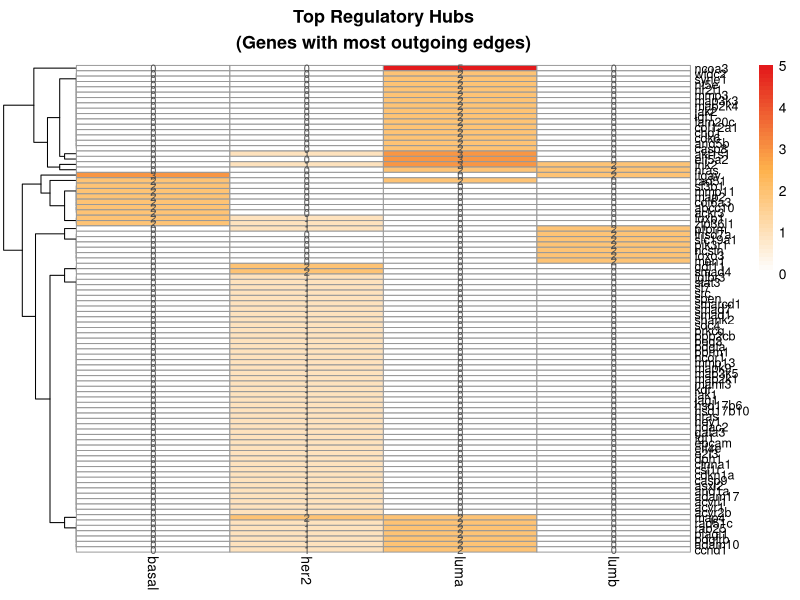
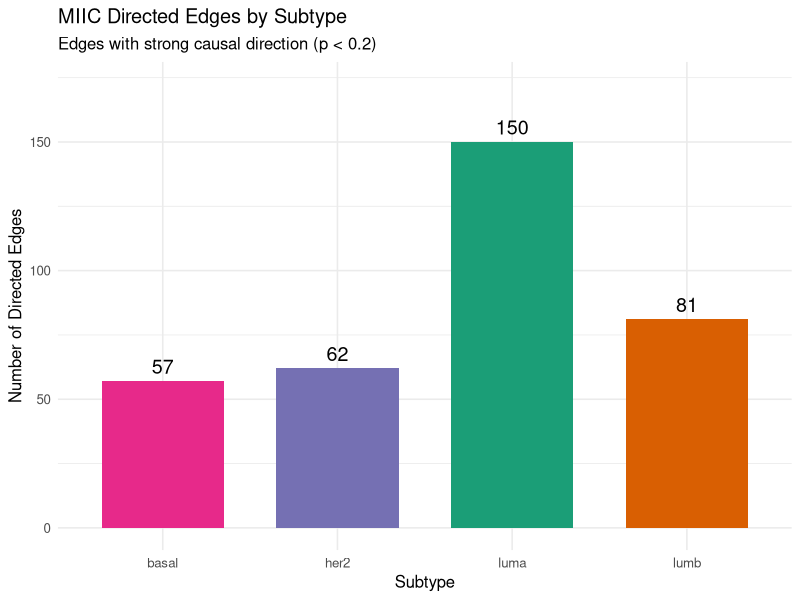
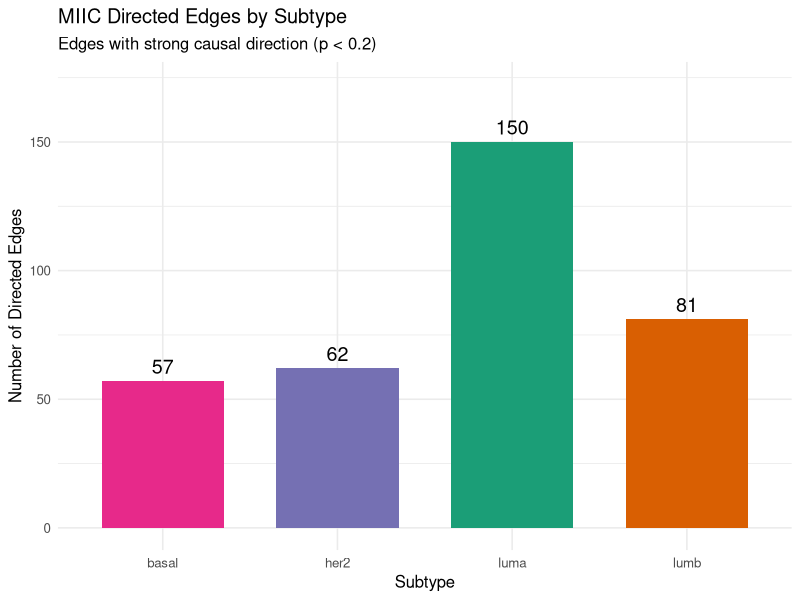
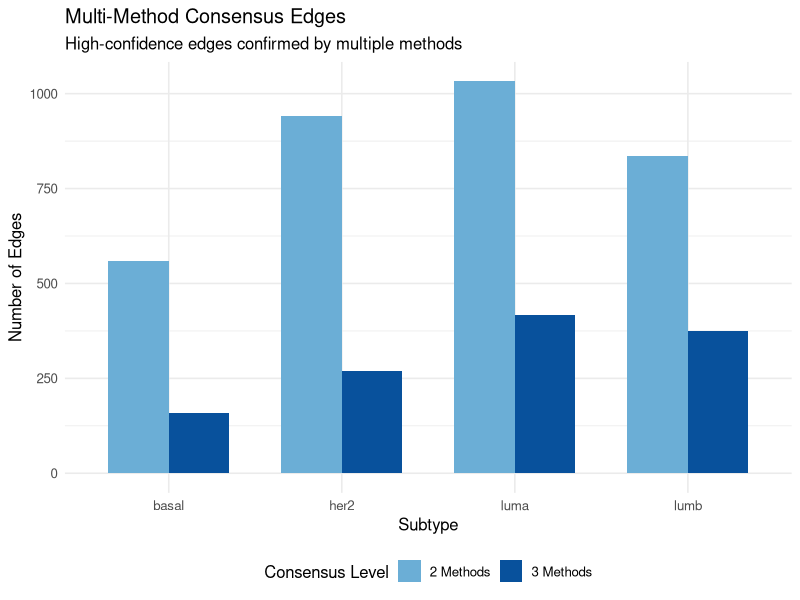
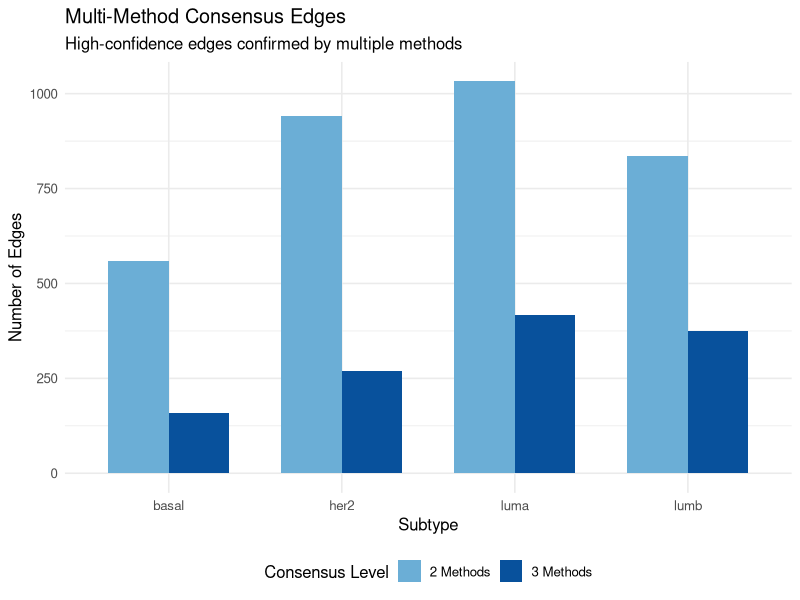
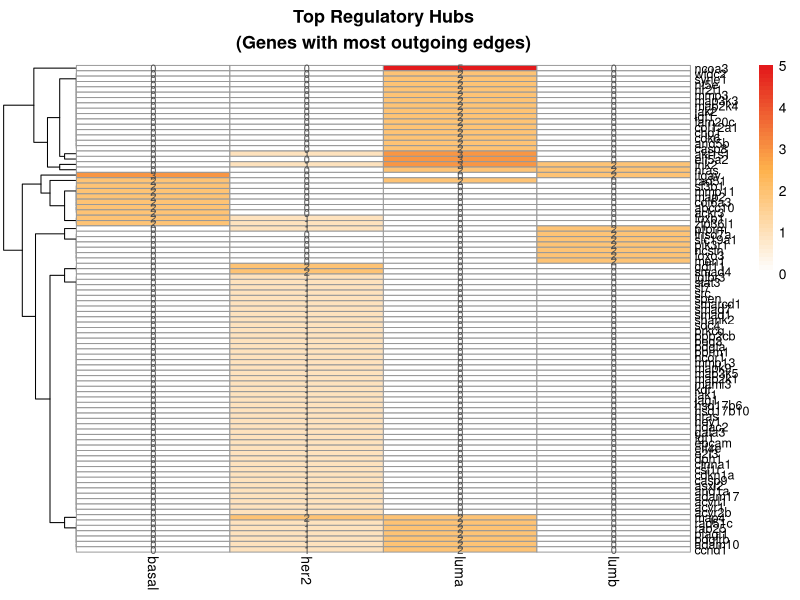
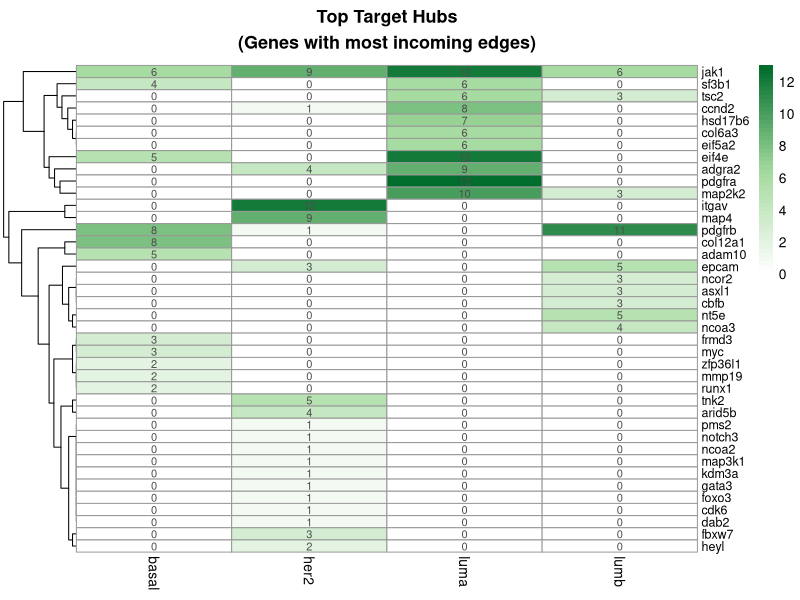
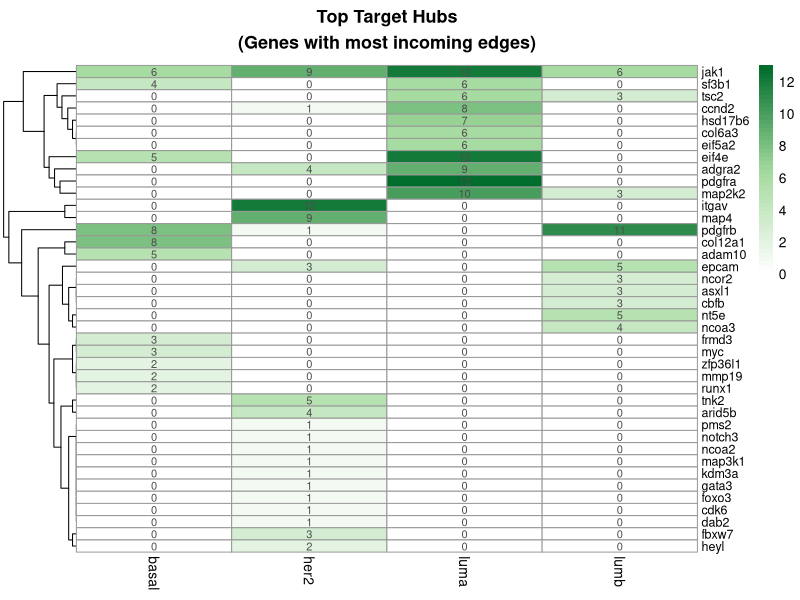

These charts were generated, in order, by the following R code: (Note: this script raises an error after producing the figures.)

# 06_visualize_causal.R
# Visualizations for causal edge analysis


library(tidyverse)
library(igraph)
library(ggplot2)
library(pheatmap)

cat("=== Causal Analysis Visualizations ===\n\n")

theme_set(theme_minimal(base_size = 12))

# Color palettes
subtype_colors <- c("basal" = "#E7298A", "her2" = "#7570B3", 
                    "luma" = "#1B9E77", "lumb" = "#D95F02")

# 1. Load Results

directed_edges <- read_csv("results/miic_directed_edges.csv", show_col_types = FALSE)
consensus_edges <- read_csv("results/consensus_3method_edges.csv", show_col_types = FALSE)
driver_edges <- read_csv("results/driver_gene_edges.csv", show_col_types = FALSE)
consensus_summary <- read_csv("results/consensus_summary.csv", show_col_types = FALSE)
regulators <- read_csv("results/miic_regulators.csv", show_col_types = FALSE)
targets <- read_csv("results/miic_targets.csv", show_col_types = FALSE)

cat("Loaded all causal analysis results\n")

# 2. Directed Edges per Subtype (Bar Plot)

cat("Creating directed edges bar plot...\n")

directed_summary <- directed_edges %>%
  group_by(subtype) %>%
  summarise(n_directed = n(), .groups = "drop")

p1 <- ggplot(directed_summary, aes(x = subtype, y = n_directed, fill = subtype)) +
  geom_bar(stat = "identity", width = 0.7) +
  geom_text(aes(label = n_directed), vjust = -0.5, size = 5) +
  scale_fill_manual(values = subtype_colors) +
  labs(
    title = "MIIC Directed Edges by Subtype",
    subtitle = "Edges with strong causal direction (p < 0.2)",
    x = "Subtype",
    y = "Number of Directed Edges"
  ) +
  theme(legend.position = "none") +
  ylim(0, max(directed_summary$n_directed) * 1.15)

ggsave("figures/causal_01_directed_edges.pdf", p1, width = 8, height = 6)
ggsave("figures/causal_01_directed_edges.png", p1, width = 8, height = 6, dpi = 150)

# 3. Three-Method Consensus (Stacked Bar)

cat("Creating consensus bar plot...\n")

consensus_long <- consensus_summary %>%
  select(subtype, two_methods, three_methods) %>%
  pivot_longer(-subtype, names_to = "consensus_level", values_to = "n_edges") %>%
  mutate(consensus_level = factor(consensus_level, 
                                   levels = c("two_methods", "three_methods"),
                                   labels = c("2 Methods", "3 Methods")))

p2 <- ggplot(consensus_long, aes(x = subtype, y = n_edges, fill = consensus_level)) +
  geom_bar(stat = "identity", position = "dodge", width = 0.7) +
  scale_fill_manual(values = c("2 Methods" = "#6BAED6", "3 Methods" = "#08519C")) +
  labs(
    title = "Multi-Method Consensus Edges",
    subtitle = "High-confidence edges confirmed by multiple methods",
    x = "Subtype",
    y = "Number of Edges",
    fill = "Consensus Level"
  ) +
  theme(legend.position = "bottom")

ggsave("figures/causal_02_consensus_edges.pdf", p2, width = 8, height = 6)
ggsave("figures/causal_02_consensus_edges.png", p2, width = 8, height = 6, dpi = 150)

# 4. Top Regulatory Hubs Heatmap

cat("Creating regulatory hubs heatmap...\n")

# Get top 10 regulators per subtype
top_regs <- regulators %>%
  group_by(subtype) %>%
  slice_max(n_targets, n = 10) %>%
  ungroup()

# Pivot for heatmap
reg_wide <- top_regs %>%
  pivot_wider(names_from = subtype, values_from = n_targets, values_fill = 0) %>%
  column_to_rownames("source")

# Only plot if we have data
if (nrow(reg_wide) > 0 && ncol(reg_wide) > 0) {
  pdf("figures/causal_03_regulator_hubs.pdf", width = 8, height = 10)
  pheatmap(
    as.matrix(reg_wide),
    main = "Top Regulatory Hubs\n(Genes with most outgoing edges)",
    color = colorRampPalette(c("white", "#FEB24C", "#E31A1C"))(50),
    cluster_cols = FALSE,
    fontsize_row = 9,
    display_numbers = TRUE,
    number_format = "%d"
  )
  dev.off()
  
  png("figures/causal_03_regulator_hubs.png", width = 800, height = 1000)
  pheatmap(
    as.matrix(reg_wide),
    main = "Top Regulatory Hubs\n(Genes with most outgoing edges)",
    color = colorRampPalette(c("white", "#FEB24C", "#E31A1C"))(50),
    cluster_cols = FALSE,
    fontsize_row = 9,
    display_numbers = TRUE,
    number_format = "%d"
  )
  dev.off()
}

# 5. Top Target Hubs Heatmap

cat("Creating target hubs heatmap...\n")

# Get top 10 targets per subtype
top_targs <- targets %>%
  group_by(subtype) %>%
  slice_max(n_regulators, n = 10) %>%
  ungroup()

# Pivot for heatmap
targ_wide <- top_targs %>%
  pivot_wider(names_from = subtype, values_from = n_regulators, values_fill = 0) %>%
  column_to_rownames("target")

if (nrow(targ_wide) > 0 && ncol(targ_wide) > 0) {
  pdf("figures/causal_04_target_hubs.pdf", width = 8, height = 10)
  pheatmap(
    as.matrix(targ_wide),
    main = "Top Target Hubs\n(Genes with most incoming edges)",
    color = colorRampPalette(c("white", "#A1D99B", "#006D2C"))(50),
    cluster_cols = FALSE,
    fontsize_row = 9,
    display_numbers = TRUE,
    number_format = "%d"
  )
  dev.off()
  
  png("figures/causal_04_target_hubs.png", width = 800, height = 1000)
  pheatmap(
    as.matrix(targ_wide),
    main = "Top Target Hubs\n(Genes with most incoming edges)",
    color = colorRampPalette(c("white", "#A1D99B", "#006D2C"))(50),
    cluster_cols = FALSE,
    fontsize_row = 9,
    display_numbers = TRUE,
    number_format = "%d"
  )
  dev.off()
}

# 6. Driver Gene Network (per subtype)

cat("Creating driver gene networks...\n")

# Known drivers
known_drivers <- tolower(c(
  "ESR1", "GATA3", "FOXA1", "MYC", "E2F1", "E2F3", "E2F4", "RUNX1",
  "TP53", "PIK3CA", "ERBB2", "AKT1", "PTEN", "RB1", "CDK4", "CDK6", 
  "MAPK1", "MAPK3", "JAK1", "JAK2", "SRC", "CCND1", "CCNE1", "CCNB1", 
  "CDK2", "CDKN1A", "CDKN1B", "BCL2L1", "CASP8", "CASP9", "MMP1", "MMP11"
))

# Filter directed edges involving drivers
driver_directed <- directed_edges %>%
  filter(tolower(source) %in% known_drivers | tolower(target) %in% known_drivers)

if (nrow(driver_directed) > 0) {
  pdf("figures/causal_05_driver_networks.pdf", width = 12, height = 12)
  par(mfrow = c(2, 2))
  
  for (st in c("basal", "her2", "luma", "lumb")) {
    st_edges <- driver_directed %>% filter(subtype == st)
    
    if (nrow(st_edges) > 0) {
      g <- graph_from_data_frame(
        st_edges %>% select(source, target),
        directed = TRUE
      )
      
      # Color driver genes
      V(g)$color <- ifelse(tolower(V(g)$name) %in% known_drivers, 
                           subtype_colors[st], "lightgray")
      V(g)$label.cex <- 0.7
      
      plot(g, 
           main = paste(toupper(st), "- Driver Gene Causal Network"),
           vertex.size = 15,
           edge.arrow.size = 0.5,
           layout = layout_with_fr(g))
    }
  }
  dev.off()
}

# 7. Subtype-Specific Causal Edges Summary

cat("Creating subtype-specific summary...\n")

subtype_specific <- read_csv("results/subtype_specific_directed.csv", show_col_types = FALSE)

specific_counts <- subtype_specific %>%
  group_by(subtype) %>%
  summarise(n_specific = n(), .groups = "drop")

p3 <- ggplot(specific_counts, aes(x = subtype, y = n_specific, fill = subtype)) +
  geom_bar(stat = "identity", width = 0.7) +
  geom_text(aes(label = n_specific), vjust = -0.5, size = 5) +
  scale_fill_manual(values = subtype_colors) +
  labs(
    title = "Subtype-Specific Causal Edges",
    subtitle = "Directed edges unique to each subtype",
    x = "Subtype",
    y = "Number of Unique Directed Edges"
  ) +
  theme(legend.position = "none") +
  ylim(0, max(specific_counts$n_specific) * 1.15)

ggsave("figures/causal_06_subtype_specific.pdf", p3, width = 8, height = 6)
ggsave("figures/causal_06_subtype_specific.png", p3, width = 8, height = 6, dpi = 150)

# 8. Top Causal Edges Table (for report)

cat("Creating top causal edges summary table...\n")

# Top 5 strongest directed edges per subtype
top_causal <- directed_edges %>%
  group_by(subtype) %>%
  slice_max(direction_strength, n = 5) %>%
  ungroup() %>%
  select(subtype, source, target, direction_strength) %>%
  mutate(edge = paste(source, "→", target))

p4 <- ggplot(top_causal, aes(x = reorder(edge, direction_strength), 
                              y = direction_strength, fill = subtype)) +
  geom_bar(stat = "identity") +
  coord_flip() +
  facet_wrap(~subtype, scales = "free_y", ncol = 2) +
  scale_fill_manual(values = subtype_colors) +
  labs(
    title = "Top 5 Strongest Causal Edges per Subtype",
    subtitle = "Ranked by direction strength (|p_x2y - p_y2x|)",
    x = "",
    y = "Direction Strength"
  ) +
  theme(legend.position = "none")

ggsave("figures/causal_07_top_edges.pdf", p4, width = 12, height = 8)
ggsave("figures/causal_07_top_edges.png", p4, width = 12, height = 8, dpi = 150)

# 9. Summary Figure: Method Comparison

cat("Creating method comparison summary...\n")

method_comparison <- data.frame(
  Method = c("MIIC", "GENIE3", "ARACNE"),
  Type = c("Constraint-based\n(Causal)", "Tree-based\n(Predictive)", "MI-based\n(Association)"),
  Directed = c("Yes", "Yes", "No"),
  Total_Edges = c(sum(consensus_summary$miic), 
                  sum(consensus_summary$genie3), 
                  sum(consensus_summary$aracne))
)

p5 <- ggplot(method_comparison, aes(x = Method, y = Total_Edges, fill = Method)) +
  geom_bar(stat = "identity", width = 0.6) +
  geom_text(aes(label = paste0(Total_Edges, "\n", Type)), 
            vjust = 1.2, color = "white", size = 3.5) +
  scale_fill_manual(values = c("MIIC" = "#E41A1C", "GENIE3" = "#377EB8", "ARACNE" = "#4DAF4A")) +
  labs(
    title = "Network Inference Methods Comparison",
    subtitle = "Total edges across all subtypes",
    x = "",
    y = "Total Edges"
  ) +
  theme(legend.position = "none")

ggsave("figures/causal_08_method_comparison.pdf", p5, width = 8, height = 6)
ggsave("figures/causal_08_method_comparison.png", p5, width = 8, height = 6, dpi = 150)

# 10. Combined Summary Figure

cat("Creating combined summary...\n")

# Key numbers for summary
summary_data <- data.frame(
  Metric = c("Total MIIC Edges", "Directed Edges", "3-Method Consensus", 
             "Driver Gene Edges", "Subtype-Specific"),
  Value = c(
    nrow(read_csv("results/miic_edges.csv", show_col_types = FALSE)),
    nrow(directed_edges),
    nrow(consensus_edges),
    nrow(driver_edges),
    nrow(subtype_specific)
  )
)

p6 <- ggplot(summary_data, aes(x = reorder(Metric, Value), y = Value)) +
  geom_bar(stat = "identity", fill = "steelblue", width = 0.7) +
  geom_text(aes(label = Value), hjust = -0.2, size = 4) +
  coord_flip() +
  labs(
    title = "Causal Network Analysis Summary",
    x = "",
    y = "Number of Edges"
  ) +
  theme(axis.text.y = element_text(size = 11)) +
  xlim(NA, max(summary_data$Value) * 1.15)

ggsave("figures/causal_09_summary.pdf", p6, width = 10, height = 6)
ggsave("figures/causal_09_summary.png", p6, width = 10, height = 6, dpi = 150)

# Done

cat("\n=== Causal Visualizations Complete ===\n")
cat("\nFigures saved:\n")
cat("  causal_01_directed_edges.pdf/png\n")
cat("  causal_02_consensus_edges.pdf/png\n")
cat("  causal_03_regulator_hubs.pdf/png\n")
cat("  causal_04_target_hubs.pdf/png\n")
cat("  causal_05_driver_networks.pdf\n")
cat("  causal_06_subtype_specific.pdf/png\n")
cat("  causal_07_top_edges.pdf/png\n")
cat("  causal_08_method_comparison.pdf/png\n")
cat("  causal_09_summary.pdf/png\n")
